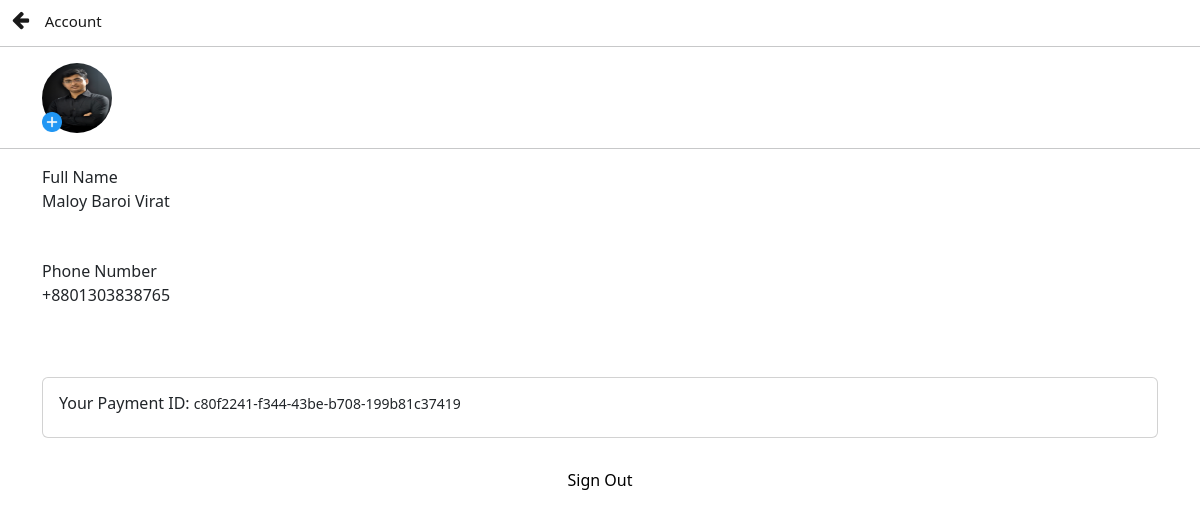
/auth/profile-view/ (signed in), run on the app's committed database.
### App_auth/models.py (models this page shows, shortened)
class ProfileModel(models.Model):
    user = models.ForeignKey(User, on_delete=models.DO_NOTHING, related_name='customer')
    fullName = models.CharField(max_length=100)
    phone_number = models.CharField(max_length=14, unique=True)
    profile_picture = models.ImageField(upload_to='customers_picture/')
    paymentID = models.CharField(max_length=50, unique=True)
    created_date = models.DateTimeField(auto_now_add=True)

### App_auth/views.py (the view)
# urls.py: path('profile-view/', profile_view, name='profile-view'),
def profile_view(request):
    if not ProfileModel.objects.filter(user=request.user).exists():
        return HttpResponseRedirect(reverse('App_auth:profile-submit'))
    profilePictureForm = ProfilePictureForm()
    yourProfile = ProfileModel.objects.get(user=request.user)
    content = {
        'profilePictureForm': profilePictureForm,
        'profile': yourProfile
    }
    return render(request, 'App_auth/profileView.html', context=content)

### templates/App_auth/profileView.html (shortened to what this page needs)
{% load static %}
<!doctype html>
<html lang="en">
<head>
    <link href="https://cdn.jsdelivr.net/npm/bootstrap@5.2.0-beta1/dist/css/bootstrap.min.css" rel="stylesheet"
>
    <link rel="stylesheet" href="https://cdnjs.cloudflare.com/ajax/libs/font-awesome/4.7.0/css/font-awesome.min.css">
</head>
<body>
<nav class="navbar navbar-light bg-white" style="padding: 0;">
    <div class="container-fluid" style="height: 30px;">
        <a class="navbar-brand" href="{% url 'App_main:home' %}">
            <i class="fa fa-arrow-left" style="font-weight: 300"></i>
            <small style="font-size: 15px;">Account</small>
        </a>
    </div>
</nav>
<hr>
<div class="container">
    <div class="profile-picture-container">
        {% if profile.profile_picture %}
            <img class="profile-picture" src="{{ profile.profile_picture.url }}" alt="Default Image">
        {% else %}
            <img class="profile-picture" src="{% static 'images/default_profile_picture.png' %}" alt="Default Image">
        {% endif %}
    </div>
    <div id="id-change-profile-photo">
        <form action="{% url 'App_auth:profile-picture-submit' %}" method="post" enctype="multipart/form-data">
            <label for="id_profile_picture">
                <img width="20" height="20" src="{% static 'images/plus.png' %}" id="id-change-profile-photo-icon"/>
            </label>
        </form>
    </div>
</div>
<hr>
<div class="container">
    <label for="id_fullName">
        Full Name
    </label> <br>
    <p>{{ profile.fullName }}</p>
    <label for="id_phone_number" style="margin-top: 30px;">
        Phone Number
    </label> <br>
    <p>{{ profile.phone_number }}</p>
</div>
<div class="container" style="margin-top: 70px;">
    <div class="card" style="width: 100%;">
        <div class="card-body">
            <h6>Your Payment ID: <small>{{ profile.paymentID }}</small></h6>
        </div>
    </div>
</div>
<div class="container" style="margin-top: 30px; text-align: center">
    <p class="profile-sign-out">
        <a href="{% url 'App_auth:logout' %}" style="text-decoration: none; font-weight: 500; color: black">
            Sign Out
        </a>
    </p>
</div>
</body>
</html>

### data on the page
ProfileModel: profile_picture (picture), fullName "Maloy Baroi Virat", phone_number "+8801303838765", paymentID "c80f2241-f344-43be-b708-199b81c37419"
